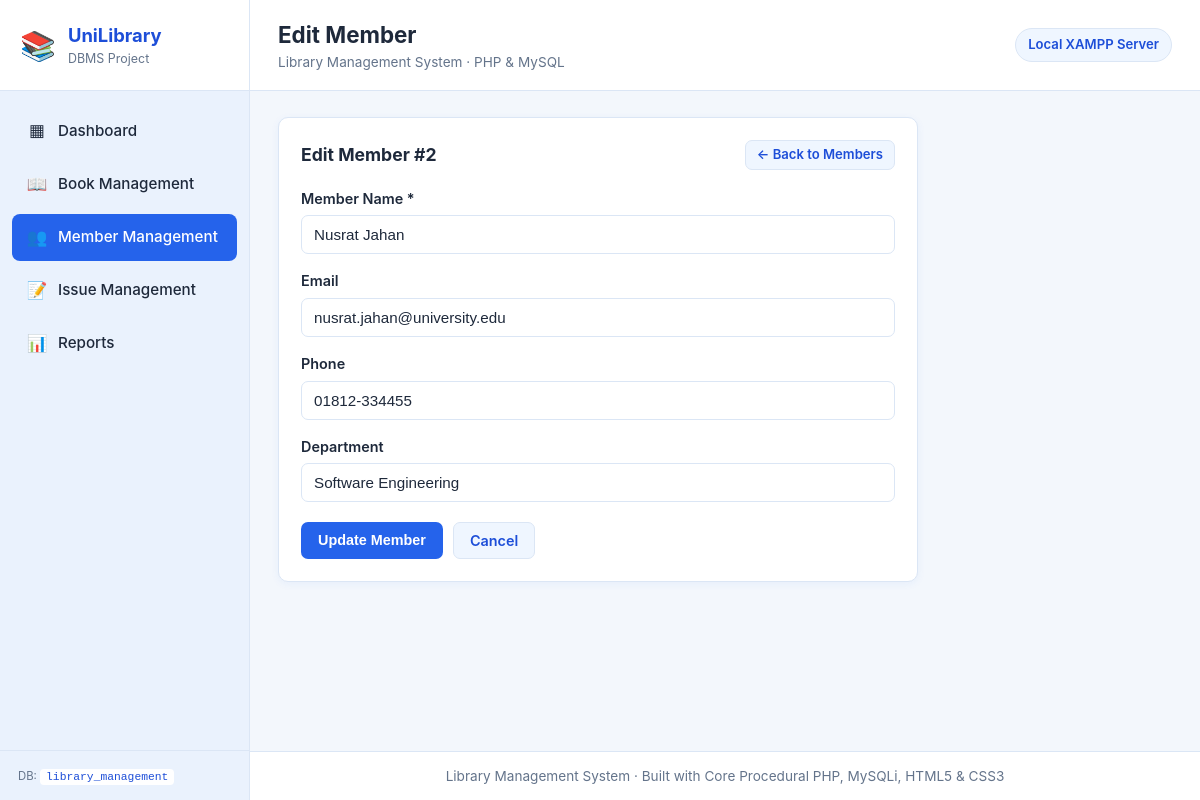
The page /members/edit.php?id=2 on the database its author committed.
### tables this page shows
CREATE TABLE Member (
    member_id INT PRIMARY KEY AUTO_INCREMENT,
    member_name VARCHAR(100) NOT NULL,
    email VARCHAR(100) UNIQUE,
    phone VARCHAR(20),
    department VARCHAR(100)
);

### config/db.php (called while the page is built, shortened)
<?php
function e($value): string
{
    return htmlspecialchars((string)($value ?? ''), ENT_QUOTES, 'UTF-8');
}
?>

### members/edit.php (the view, shortened to what this page needs)
<?php
require_once __DIR__ . '/../config/db.php';
$member_id = (int) ($_GET['id'] ?? $_POST['member_id'] ?? 0);
$stmt = mysqli_prepare($conn, "SELECT member_id, member_name, email, phone, department FROM Member WHERE member_id = ?");
mysqli_stmt_bind_param($stmt, 'i', $member_id);
mysqli_stmt_execute($stmt);
$res    = mysqli_stmt_get_result($stmt);
$member = mysqli_fetch_assoc($res);
$member_name = $member['member_name'];
$email       = $member['email'] ?? '';
$phone       = $member['phone'] ?? '';
$department  = $member['department'] ?? '';
include __DIR__ . '/../includes/header.php';
?>
<section class="panel form-container">
    <div class="panel-header">
        <h2 class="panel-title">Edit Member #<?php echo (int) $member_id; ?></h2>
        <a href="index.php" class="btn btn-secondary btn-sm">&larr; Back to Members</a>
    </div>
    <form method="POST" action="edit.php?id=<?php echo (int) $member_id; ?>">
        <div class="form-group">
            <label for="member_name">Member Name *</label>
            <input type="text" id="member_name" name="member_name" class="form-control" required value="<?php echo e($member_name); ?>">
        </div>
        <div class="form-group">
            <label for="email">Email</label>
            <input type="email" id="email" name="email" class="form-control" value="<?php echo e($email); ?>">
        </div>
        <div class="form-group">
            <label for="phone">Phone</label>
            <input type="text" id="phone" name="phone" class="form-control" value="<?php echo e($phone); ?>">
        </div>
        <div class="form-group">
            <label for="department">Department</label>
            <input type="text" id="department" name="department" class="form-control" value="<?php echo e($department); ?>">
        </div>
        <div class="form-actions">
            <button type="submit" class="btn btn-primary">Update Member</button>
            <a href="index.php" class="btn btn-secondary">Cancel</a>
        </div>
    </form>
</section>
<?php include __DIR__ . '/../includes/footer.php'; ?>

### style.css (style rules this page uses)
:root { --bg-page: #f3f7fc; --bg-surface: #ffffff; --bg-sidebar: #eaf2fd; --bg-sidebar-hover: #dbeafe; --primary: #2563eb; --primary-dark: #1d4ed8; --primary-light: #eff6ff; --border-color: #dbe6f5; --text-main: #1e293b; --text-muted: #64748b; --success-bg: #dcfce7; --success-text: #166534; --warning-bg: #fef3c7; --warning-text: #92400e; --danger-bg: #fee2e2; --danger-text: #991b1b; --danger-btn: #dc2626; --danger-btn-hover: #b91c1c; --shadow-sm: 0 2px 8px rgba(37, 99, 235, 0.06); --radius: 10px; }
* { box-sizing: border-box; margin: 0; padding: 0; }
body { font-family: -apple-system, BlinkMacSystemFont, "Segoe UI", Roboto, Arial, sans-serif; background-color: var(--bg-page); color: var(--text-main); line-height: 1.5; }
.panel { background-color: var(--bg-surface); border: 1px solid var(--border-color); border-radius: var(--radius); padding: 22px; box-shadow: var(--shadow-sm); margin-bottom: 22px; }
.panel-header { display: flex; flex-wrap: wrap; align-items: center; justify-content: space-between; gap: 14px; margin-bottom: 18px; }
.panel-title { font-size: 1.1rem; font-weight: 700; color: var(--text-main); }
.btn { display: inline-block; padding: 9px 16px; border-radius: 7px; font-size: 0.9rem; font-weight: 600; text-decoration: none; border: 1px solid transparent; cursor: pointer; transition: background-color 0.15s ease; line-height: 1.2; }
.btn-primary { background-color: var(--primary); color: #ffffff; }
.btn-secondary { background-color: var(--primary-light); color: var(--primary-dark); border-color: var(--border-color); }
.btn-sm { padding: 6px 11px; font-size: 0.82rem; }
.form-container { max-width: 640px; }
.form-group { margin-bottom: 16px; }
.form-group label { display: block; font-weight: 600; font-size: 0.9rem; margin-bottom: 6px; color: var(--text-main); }
.form-control { width: 100%; padding: 10px 12px; border: 1px solid var(--border-color); border-radius: 7px; font-size: 0.95rem; background-color: #ffffff; color: var(--text-main); outline: none; }
.form-actions { display: flex; gap: 10px; margin-top: 20px; }

### rows shown on the page
member: member_name "Nusrat Jahan", email "nusrat.jahan@university.edu", phone "01812-334455", department "Software Engineering"

### other values the page prints
$item['icon'] "▦"
$item['label'] "Dashboard"
$item['icon'] "📖"
$item['label'] "Book Management"
$item['icon'] "👥"
$item['label'] "Member Management"
$item['icon'] "📝"
$item['label'] "Issue Management"
$item['icon'] "📊"
$item['label'] "Reports"
$page_title "Edit Member"
$member_id "2"
